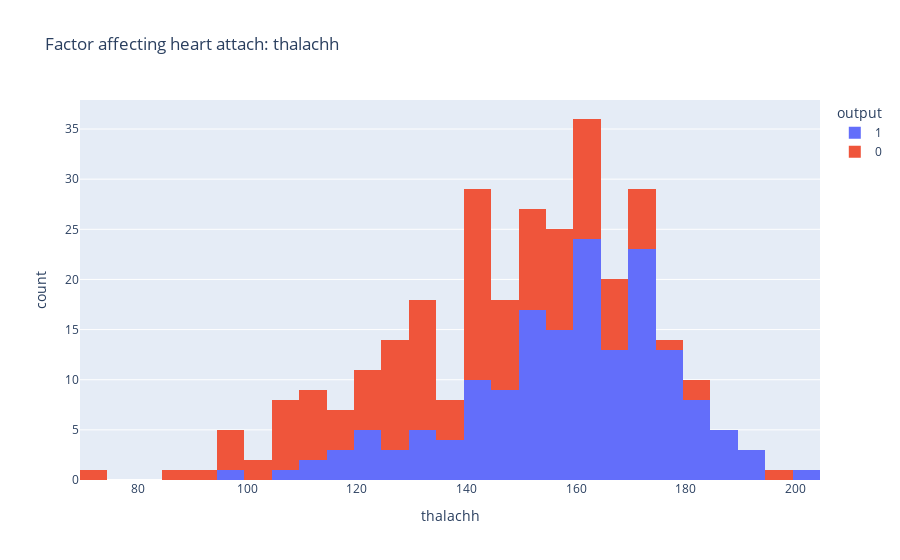

Here is the notebook cell this chart was saved with:
### Code cell
figure = px.histogram(data, x = "thalachh",
                      color = "output",
                      title = "Factor affecting heart attach: thalachh")
figure.show()

### Figure 1 — Plotly figure (JSON) as saved in the notebook; plotly's stock layout.template omitted (floating-point values rounded to 4 significant figures; data arrays with more than 128 entries replaced by an {"elided": "..."} marker saying what was removed)
{"data": [{"alignmentgroup": "True", "bingroup": "x", "hovertemplate": "output=1<br>thalachh=%{x}<br>count=%{y}<extra></extra>", "legendgroup": "1", "marker": {"color": "#636efa", "pattern": {"shape": ""}}, "name": "1", "offsetgroup": "1", "orientation": "v", "showlegend": true, "type": "histogram", "x": {"elided": "165 int values"}, "xaxis": "x", "yaxis": "y"}, {"alignmentgroup": "True", "bingroup": "x", "hovertemplate": "output=0<br>thalachh=%{x}<br>count=%{y}<extra></extra>", "legendgroup": "0", "marker": {"color": "#EF553B", "pattern": {"shape": ""}}, "name": "0", "offsetgroup": "0", "orientation": "v", "showlegend": true, "type": "histogram", "x": {"elided": "138 int values"}, "xaxis": "x", "yaxis": "y"}], "layout": {"barmode": "relative", "legend": {"title": {"text": "output"}, "tracegroupgap": 0}, "title": {"text": "Factor affecting heart attach: thalachh"}, "xaxis": {"anchor": "y", "domain": [0, 1], "title": {"text": "thalachh"}}, "yaxis": {"anchor": "x", "domain": [0, 1], "title": {"text": "count"}}}}
